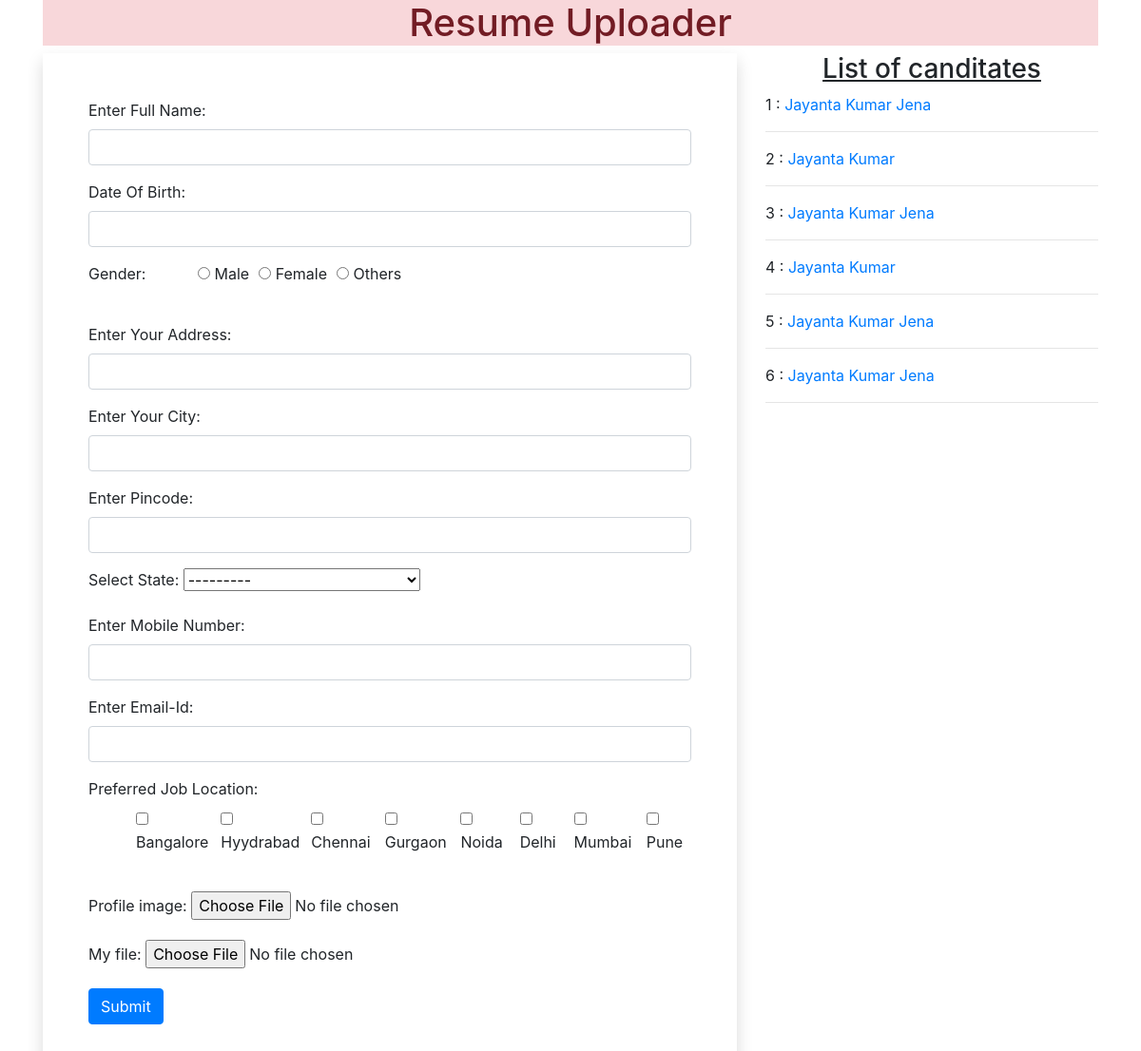
Screenshot of /resume-form/ with the database file from the repository.
### myapp/models.py (models this page shows)
class Resume(models.Model):
    name = models.CharField(max_length=30)
    dob = models.DateField(auto_now_add=False)
    gender = models.CharField(max_length=20)
    locality = models.CharField(max_length=30)
    city = models.CharField(max_length=30)
    pin = models.PositiveIntegerField()
    state = models.CharField(choices = STATE_CHOICES, max_length=50)
    mobile = models.PositiveIntegerField()
    email = models.EmailField()
    job_city = models.CharField(max_length=30)
    profile_image = models.ImageField(upload_to = 'pprofileimg', blank = True)
    my_file = models.FileField(upload_to='docfile', blank = True)

### myapp/views.py (the view, shortened to what this page needs)
# urls.py: path('resume-form/', views.resume_form),
def resume_form(request):
    if request.method == 'GET':
        form_obj = forms.ResumeForm()
        canidate_list = models.Resume.objects.all()
        return render(request, 'myapp/index.html', {'candidates':canidate_list, 'form':form_obj})

### myapp/templates/myapp/index.html (shortened to what this page needs)
<!doctype html>
{% load static %}
<html lang="en">
<head>
    <link rel="stylesheet" href="https://stackpath.bootstrapcdn.com/bootstrap/4.3.1/css/bootstrap.min.css"
>
    <link rel="stylesheet" href="//code.jquery.com/ui/1.12.1/themes/base/jquery-ui.css">
    <link rel="stylesheet" href="{% static 'myapp/css/style.css' %}">
</head>
<body>
    <div class="container mb-5">
        <h1 class="text-center alert-danger">Resume Uploader</h1>
        <div class="row">
            <div class="col-sm-8">
                <form action="" method="post" enctype="multipart/form-data" class="shadow p-5" autocomplete="off">
                    {% for fm in form %}
                    <div class="form-group mb-3">
                        {{fm.label_tag}} {{fm}} <small class="text-danger">{{fm.errors | striptags}}</small>
                    </div>
                    {% endfor %}
                    <input type="submit" value="Submit" class="btn btn-primary">
                </form>
            </div>
            <div class="col-sm-4">
                <h3 class="text-center"> <u>List of canditates</u></h3>
                {% for cand in candidates %}
                {{cand.id}} : <a href="{% url 'details' cand.id %}">{{cand.name}}</a>
                <hr>
                {% endfor %}
            </div>
        </div>
    </div>
</body>
</html>

### myapp/static/myapp/css/style.css (style rules this page uses)
#id_gender, #id_job_city { list-style-type: none; display: inline-flex; }
#id_gender > li { padding-left: 10px; }
#id_job_city > li { padding-left: 10px; }

### rows the page displays
Resume: id "1", name "Jayanta Kumar Jena"
Resume: id "2", name "Jayanta Kumar"
Resume: id "3", name "Jayanta Kumar Jena"
Resume: id "4", name "Jayanta Kumar"
Resume: id "5", name "Jayanta Kumar Jena"
Resume: id "6", name "Jayanta Kumar Jena"

### other values shown
{{ fm.label_tag }} "Enter Full Name:" "Date Of Birth:" "Gender:" "Enter Your Address:" "Enter Your City:" "Enter Pincode:" "Select State:" "Enter Mobile Number:" "Enter Email-Id:" "Preferred Job Location:" "Profile image:" "My file:"
